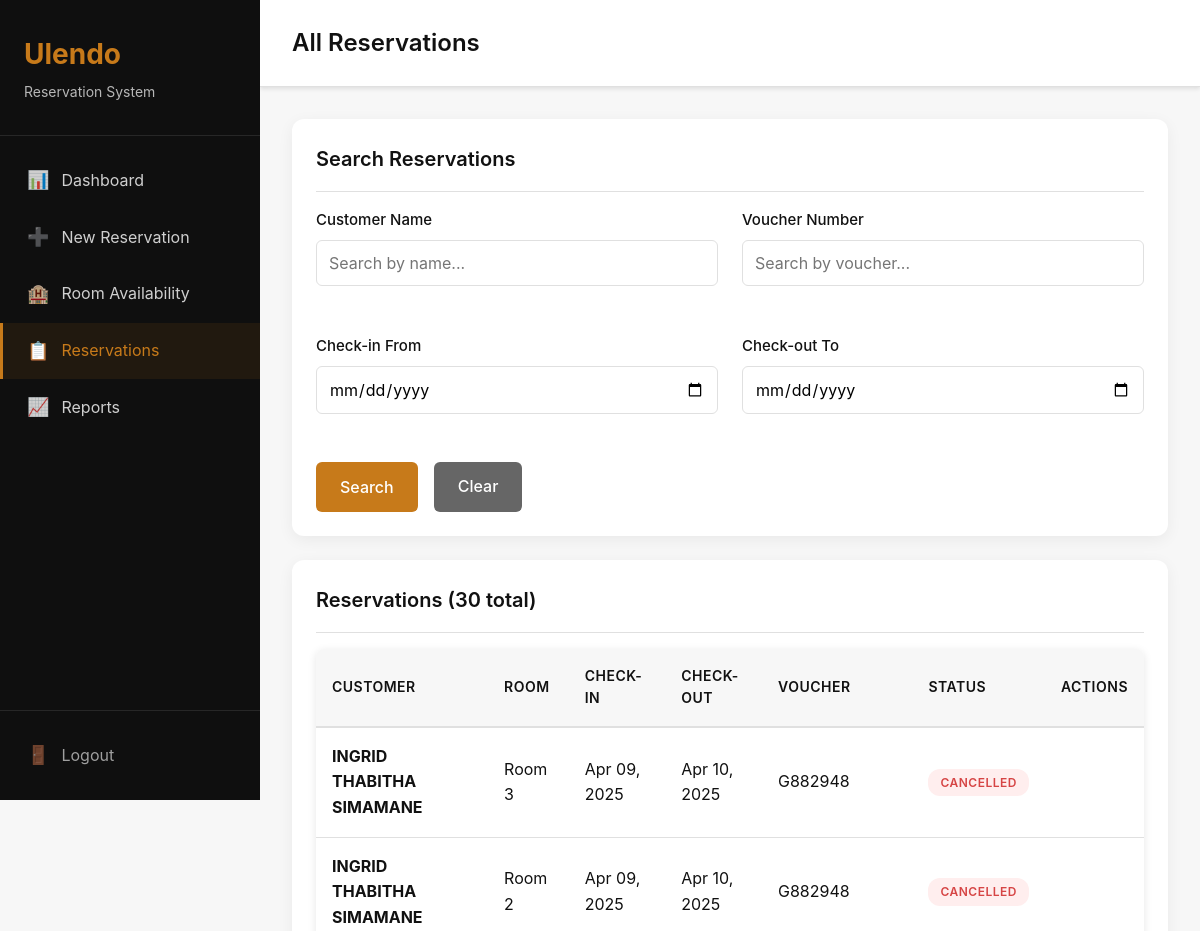
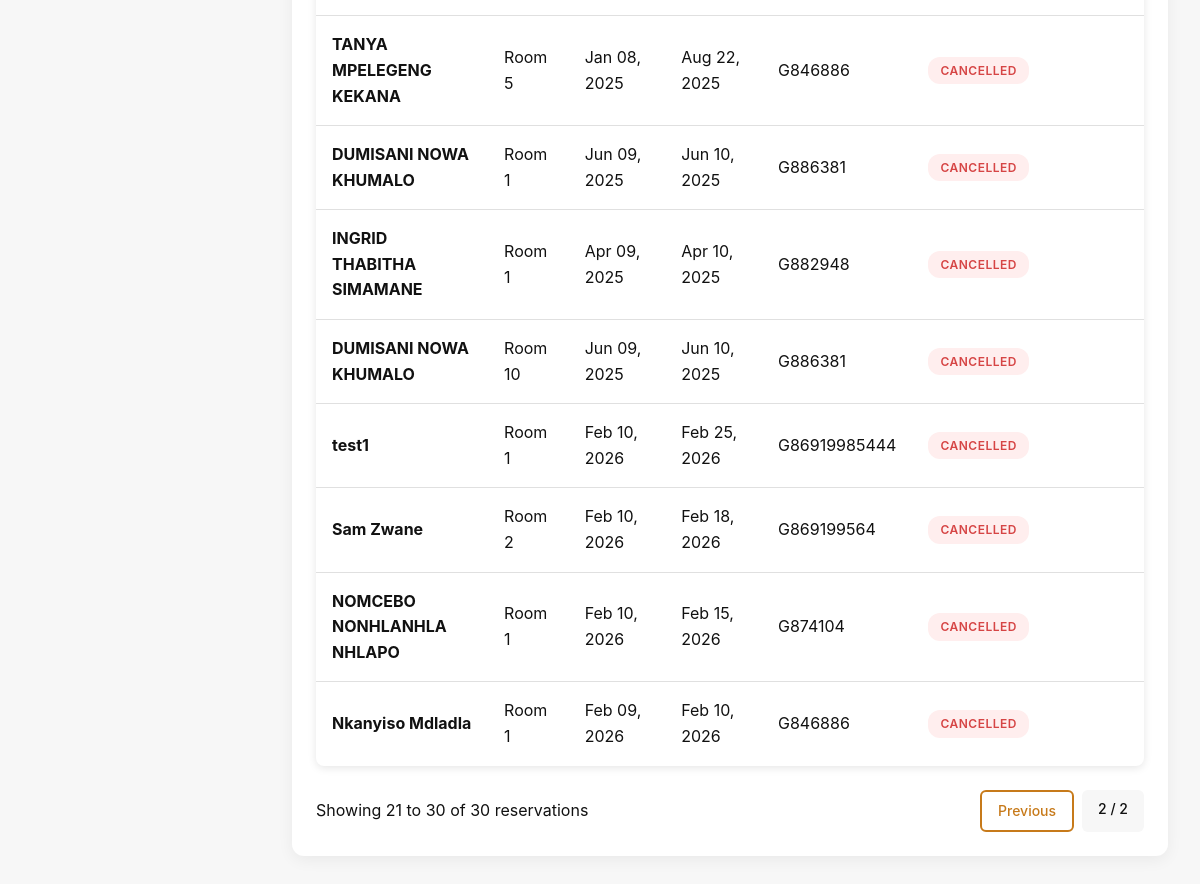
Page /list/?page=2 (signed in) on the committed database (2 pictures, top to bottom).
### reservations/models.py (models this page shows, shortened)
class Reservation(models.Model):
    STATUS_CHOICES = [
        ('confirmed', 'Confirmed'),
        ('cancelled', 'Cancelled'),
    ]
    customer_name = models.CharField(max_length=200)
    voucher_number = models.CharField(max_length=100, blank=True, null=True)
    room = models.ForeignKey(Room, on_delete=models.CASCADE, related_name='reservations')
    check_in_date = models.DateField()
    check_out_date = models.DateField()
    status = models.CharField(max_length=20, choices=STATUS_CHOICES, default='confirmed')
    notes = models.TextField(blank=True, null=True)
    created_at = models.DateTimeField(auto_now_add=True)
    updated_at = models.DateTimeField(auto_now=True)
    class Meta:
        ordering = ['-created_at']
        verbose_name = 'Reservation'
        verbose_name_plural = 'Reservations'
        indexes = [
            models.Index(fields=['check_in_date', 'check_out_date']),
            models.Index(fields=['status']),
        ]

### rooms/models.py (models this page shows, shortened)
class Room(models.Model):
    room_number = models.CharField(max_length=10, unique=True)
    room_type = models.CharField(max_length=50, blank=True, null=True)
    is_active = models.BooleanField(default=True)
    created_at = models.DateTimeField(auto_now_add=True)
    updated_at = models.DateTimeField(auto_now=True)
    class Meta:
        ordering = ['room_number']
        verbose_name = 'Room'
        verbose_name_plural = 'Rooms'

### reservations/views.py (the view)
# urls.py: path('list/', views.reservation_list, name='reservation_list'),
@login_required
def reservation_list(request):
    reservations = Reservation.objects.select_related('room').order_by('-created_at')
    search_name = request.GET.get('name', '')
    search_voucher = request.GET.get('voucher', '')
    start_date = request.GET.get('start_date', '')
    end_date = request.GET.get('end_date', '')
    if search_name:
        reservations = reservations.filter(customer_name__icontains=search_name)
    if search_voucher:
        reservations = reservations.filter(voucher_number__icontains=search_voucher)
    if start_date:
        try:
            start_date_obj = datetime.strptime(start_date, '%Y-%m-%d').date()
            reservations = reservations.filter(check_in_date__gte=start_date_obj)
        except ValueError:
            pass
    if end_date:
        try:
            end_date_obj = datetime.strptime(end_date, '%Y-%m-%d').date()
            reservations = reservations.filter(check_out_date__lte=end_date_obj)
        except ValueError:
            pass
    paginator = Paginator(reservations, 20)
    page_number = request.GET.get('page')
    page_obj = paginator.get_page(page_number)
    context = {'page_obj': page_obj, 'search_name': search_name, 'search_voucher': search_voucher, 'start_date': start_date, 'end_date': end_date}
    return render(request, 'reservations/reservation_list.html', context)

### reservations/templates/reservations/reservation_list.html (shortened to what this page needs)
{% extends 'base.html' %}
{% block page_title %}All Reservations{% endblock %}
{% block content %}
<div class="card">
    <div class="card-header">
        <h3 class="card-title">Search Reservations</h3>
    </div>
    <div class="card-body">
        <form method="get" class="grid grid-2">
            <div class="form-group">
                <label class="form-label">Customer Name</label>
                <input type="text" name="name" value="{{ search_name }}" class="form-control" placeholder="Search by name...">
            </div>
            <div class="form-group">
                <label class="form-label">Voucher Number</label>
                <input type="text" name="voucher" value="{{ search_voucher }}" class="form-control" placeholder="Search by voucher...">
            </div>
            <div class="form-group">
                <label class="form-label">Check-in From</label>
                <input type="date" name="start_date" value="{{ start_date }}" class="form-control">
            </div>
            <div class="form-group">
                <label class="form-label">Check-out To</label>
                <input type="date" name="end_date" value="{{ end_date }}" class="form-control">
            </div>
            <div class="d-flex gap-2">
                <button type="submit" class="btn btn-primary">Search</button>
                <a href="{% url 'reservations:reservation_list' %}" class="btn btn-secondary">Clear</a>
            </div>
        </form>
    </div>
</div>
<div class="card">
    <div class="card-header">
        <h3 class="card-title">Reservations ({{ page_obj.paginator.count }} total)</h3>
    </div>
    <div class="card-body">
        <div class="table-container">
            <table>
                <thead>
                    <tr>
                        <th>Customer</th>
                        <th>Room</th>
                        <th>Check-in</th>
                        <th>Check-out</th>
                        <th>Voucher</th>
                        <th>Status</th>
                        <th>Actions</th>
                    </tr>
                </thead>
                <tbody>
                    {% for reservation in page_obj %}
                    <tr>
                        <td><strong>{{ reservation.customer_name }}</strong></td>
                        <td>Room {{ reservation.room.room_number }}</td>
                        <td>{{ reservation.check_in_date|date:"M d, Y" }}</td>
                        <td>{{ reservation.check_out_date|date:"M d, Y" }}</td>
                        <td>{{ reservation.voucher_number|default:"—" }}</td>
                        <td>
                            {% if reservation.status == 'confirmed' %}
                            <span class="badge badge-success">Confirmed</span>
                            {% else %}
                            <span class="badge badge-error">Cancelled</span>
                            {% endif %}
                        </td>
                        <td>
                        </td>
                    </tr>
                    {% empty %}
                    <tr>
                        <td colspan="7" style="text-align: center; padding: 2rem; color: var(--text-secondary);">
                            No reservations found.
                        </td>
                    </tr>
                    {% endfor %}
                </tbody>
            </table>
        </div>
        {% if page_obj.has_other_pages %}
        <div class="d-flex justify-between align-center mt-3">
            <div>
                Showing {{ page_obj.start_index }} to {{ page_obj.end_index }} of {{ page_obj.paginator.count }} reservations
            </div>
            <div class="d-flex gap-1">
                {% if page_obj.has_previous %}
                <a href="?page={{ page_obj.previous_page_number }}" class="btn btn-sm btn-outline">Previous</a>
                {% endif %}
                <span class="btn btn-sm" style="background: var(--background);">{{ page_obj.number }} / {{ page_obj.paginator.num_pages }}</span>
            </div>
        </div>
        {% endif %}
    </div>
</div>
{% endblock %}

### core/static/core/css/style.css (style rules this page uses)
:root { --primary: #C77A1A; --secondary: #0F0F0F; --background: #F7F7F7; --text-primary: #111111; --text-secondary: #666666; --success: #1E9E5A; --warning: #F4A261; --error: #D64545; --info: #2F80ED; --white: #FFFFFF; --border: #E0E0E0; --shadow: rgba(0, 0, 0, 0.1); }
* { margin: 0; padding: 0; box-sizing: border-box; }
body { font-family: -apple-system, BlinkMacSystemFont, 'Segoe UI', Roboto, Oxygen, Ubuntu, Cantarell, sans-serif; background: var(--background); color: var(--text-primary); line-height: 1.6; }
.card { background: var(--white); border-radius: 12px; padding: 1.5rem; box-shadow: 0 4px 16px rgba(0, 0, 0, 0.06); margin-bottom: 1.5rem; }
.card-header { display: flex; justify-content: space-between; align-items: center; margin-bottom: 1rem; padding-bottom: 1rem; border-bottom: 1px solid var(--border); }
.card-title { font-size: 1.25rem; font-weight: 600; color: var(--text-primary); }
.card-body { padding: 0; }
.form-group { margin-bottom: 1.5rem; }
.form-label { display: block; margin-bottom: 0.5rem; font-weight: 500; color: var(--text-primary); font-size: 0.9375rem; }
.form-control { width: 100%; padding: 0.75rem; border: 1px solid var(--border); border-radius: 6px; font-size: 1rem; font-family: inherit; transition: all 0.2s; }
.btn { display: inline-block; padding: 0.75rem 1.5rem; border: none; border-radius: 6px; font-size: 1rem; font-weight: 500; cursor: pointer; text-decoration: none; text-align: center; transition: all 0.2s; font-family: inherit; }
.btn-primary { background: var(--primary); color: var(--white); }
.btn-secondary { background: var(--text-secondary); color: var(--white); }
.btn-outline { background: transparent; border: 2px solid var(--primary); color: var(--primary); }
.btn-sm { padding: 0.5rem 1rem; font-size: 0.875rem; }
.table-container { overflow-x: auto; background: var(--white); border-radius: 8px; box-shadow: 0 2px 8px var(--shadow); }
table { width: 100%; border-collapse: collapse; }
thead { background: var(--background); }
th { padding: 1rem; text-align: left; font-weight: 600; color: var(--text-primary); font-size: 0.875rem; text-transform: uppercase; letter-spacing: 0.5px; border-bottom: 2px solid var(--border); }
td { padding: 1rem; border-bottom: 1px solid var(--border); color: var(--text-primary); }
tbody tr:last-child td { border-bottom: none; }
.badge { display: inline-block; padding: 0.25rem 0.75rem; border-radius: 12px; font-size: 0.75rem; font-weight: 600; text-transform: uppercase; letter-spacing: 0.5px; }
.badge-error { background: #FEE; color: var(--error); }
.grid { display: grid; gap: 1.5rem; }
.grid-2 { grid-template-columns: repeat(2, 1fr); }
.mt-3 { margin-top: 1.5rem; }
.d-flex { display: flex; }
.justify-between { justify-content: space-between; }
.align-center { align-items: center; }
.gap-1 { gap: 0.5rem; }
.gap-2 { gap: 1rem; }

### rows in the picture
Reservation: customer_name "INGRID THABITHA SIMAMANE", room.room_number "3", check_in_date "Apr 09, 2025", check_out_date "Apr 10, 2025", voucher_number "G882948", status "CANCELLED"
Reservation: customer_name "INGRID THABITHA SIMAMANE", room.room_number "2", check_in_date "Apr 09, 2025", check_out_date "Apr 10, 2025", voucher_number "G882948", status "CANCELLED"
Reservation: customer_name "TANYA MPELEGENG KEKANA", room.room_number "5", check_in_date "Jan 08, 2025", check_out_date "Aug 22, 2025", voucher_number "G846886", status "CANCELLED"
Reservation: customer_name "DUMISANI NOWA KHUMALO", room.room_number "1", check_in_date "Jun 09, 2025", check_out_date "Jun 10, 2025", voucher_number "G886381", status "CANCELLED"
Reservation: customer_name "INGRID THABITHA SIMAMANE", room.room_number "1", check_in_date "Apr 09, 2025", check_out_date "Apr 10, 2025", voucher_number "G882948", status "CANCELLED"
Reservation: customer_name "DUMISANI NOWA KHUMALO", room.room_number "10", check_in_date "Jun 09, 2025", check_out_date "Jun 10, 2025", voucher_number "G886381", status "CANCELLED"
Reservation: customer_name "test1", room.room_number "1", check_in_date "Feb 10, 2026", check_out_date "Feb 25, 2026", voucher_number "G86919985444", status "CANCELLED"
Reservation: customer_name "Sam Zwane", room.room_number "2", check_in_date "Feb 10, 2026", check_out_date "Feb 18, 2026", voucher_number "G869199564", status "CANCELLED"
Reservation: customer_name "NOMCEBO NONHLANHLA NHLAPO", room.room_number "1", check_in_date "Feb 10, 2026", check_out_date "Feb 15, 2026", voucher_number "G874104", status "CANCELLED"
Reservation: customer_name "Nkanyiso Mdladla", room.room_number "1", check_in_date "Feb 09, 2026", check_out_date "Feb 10, 2026", voucher_number "G846886", status "CANCELLED"

### other values in the picture
{{ page_obj.paginator.count }} "30"
{{ page_obj.start_index }} "21"
{{ page_obj.end_index }} "30"
{{ page_obj.number }} "2"
{{ page_obj.paginator.num_pages }} "2"
